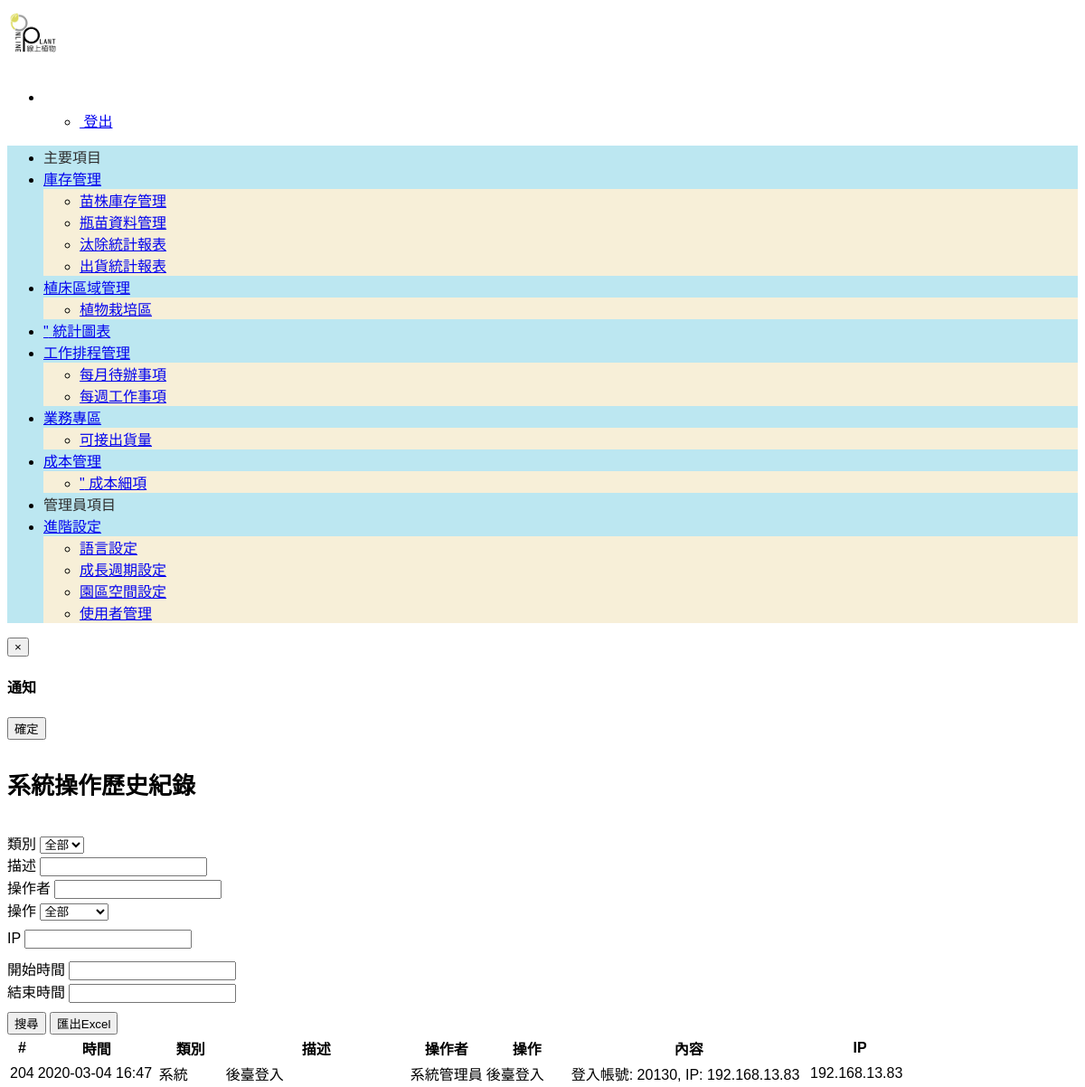
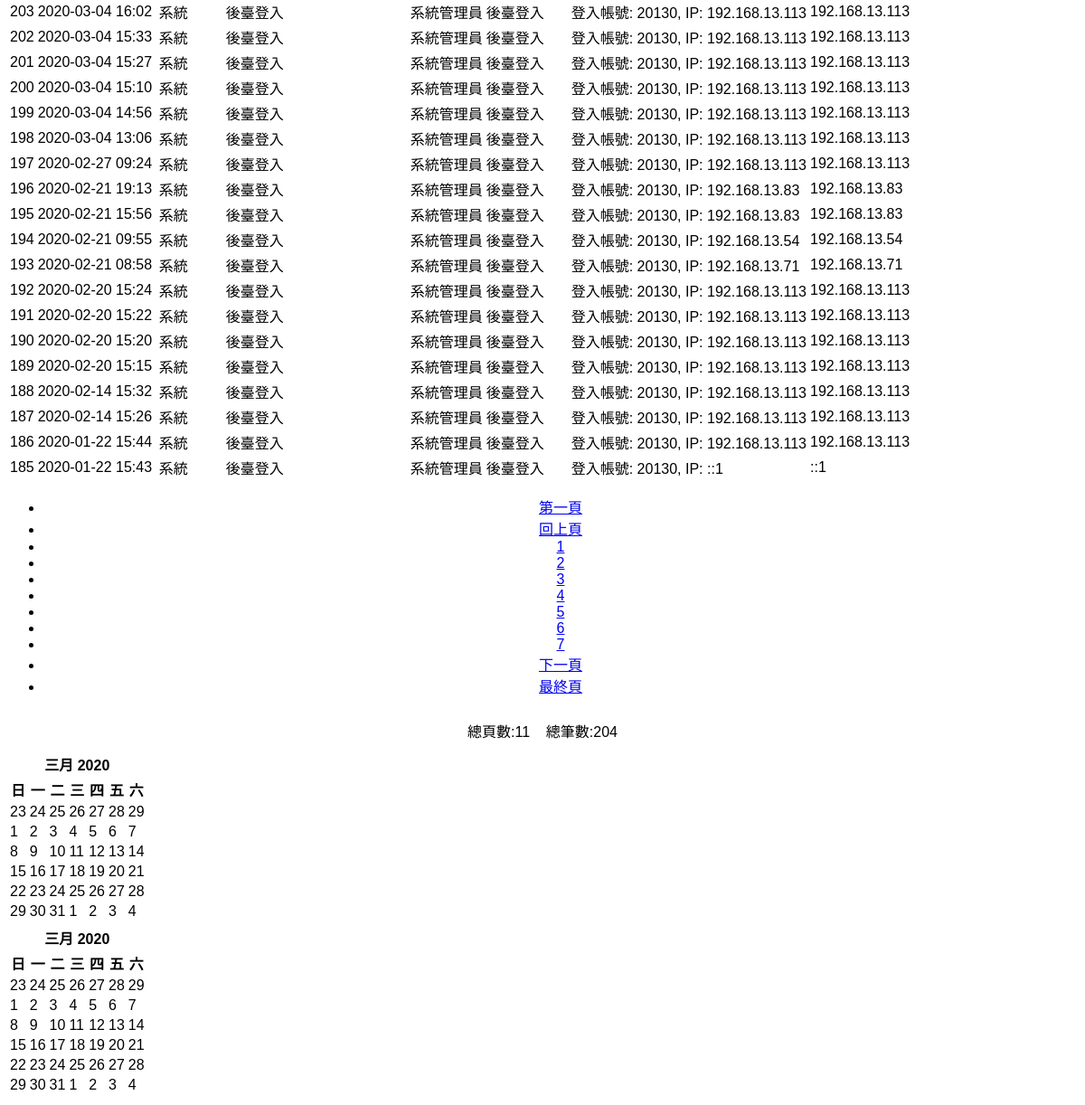
The page /admin/sys/sys_history.php (signed in) on the database its author committed (2 pictures, top to bottom).
### tables this page shows
CREATE TABLE `js_history` (
  `jshist_sn` int(10) UNSIGNED NOT NULL,
  `jshist_add_date` int(10) UNSIGNED NOT NULL DEFAULT '0',
  `jshist_sys_type` tinyint(3) UNSIGNED NOT NULL DEFAULT '0' COMMENT '0: sys, 1:device',
  `jshist_sys_type_desc` varchar(50) DEFAULT '',
  `jshist_user` int(10) UNSIGNED NOT NULL DEFAULT '0' COMMENT '0: sys, >0: user sn',
  `jshist_op_type` tinyint(3) UNSIGNED NOT NULL DEFAULT '0' COMMENT '0: otrers, 1:add, 2:update, 3:delete, 4:backend login',
  `jshist_op_desc` text,
  `jshist_ip` varchar(16) DEFAULT '',
  `jsft_sn` int(10) UNSIGNED NOT NULL DEFAULT '1' COMMENT 'js_foctory.jsft_sn'
);

CREATE TABLE `js_user` (
  `jsuser_sn` int(10) UNSIGNED NOT NULL,
  `jsuser_account` varchar(32) NOT NULL,
  `jsuser_password` varchar(32) NOT NULL,
  `jsuser_name` varchar(32) NOT NULL DEFAULT '' COMMENT '姓名',
  `jsuser_email` varchar(64) NOT NULL DEFAULT '',
  `jsuser_add_date` int(10) UNSIGNED NOT NULL DEFAULT '0',
  `jsuser_mod_date` int(10) UNSIGNED NOT NULL DEFAULT '0',
  `jsuser_status` tinyint(4) NOT NULL DEFAULT '1' COMMENT '-1 刪除 1: 啟用 2:關閉',
  `jsuser_admin_permit` tinyint(5) NOT NULL DEFAULT '4' COMMENT '0:系統管理員 1: 老闆 2:員工 3:業務 4:訪客',
  `jsuser_option` varchar(15) NOT NULL COMMENT '1:新增 2:汰除 3:修改 4:圖片上傳 5.出貨 6.移倉',
  `jsuser_update` int(10) UNSIGNED NOT NULL DEFAULT '0'
);

### _setting.php (called while the page is built, shortened)
<?php
function GetParam($pname, $default='') {
	if(isset($_GET[$pname]) || isset($_POST[$pname])) {
		$retstr= trim ((isset($_POST[$pname]))?@$_POST[$pname]:@$_GET[$pname]);
		if(inject_check($retstr)) {
			return '';
		} else {
			return $retstr;
		}
	} else {
		return $default;
	}
}
?>

### admin/sys/func.php (called while the page is built, shortened)
<?php
function getHistory($where='', $offset=30, $rows=0) {
	$ret_data = array();
	$conn = getDB();
	if(empty($where))
		$sql="select * from js_history a left join js_user b on a.jshist_user=b.jsuser_sn order by jshist_add_date desc, jshist_sn desc limit $offset, $rows";
	else
		$sql="select * from js_history a left join js_user b on a.jshist_user=b.jsuser_sn where 1=1 and ( $where ) order by jshist_add_date desc, jshist_sn desc limit $offset, $rows";
	$qresult = $conn->query($sql);
	if ($qresult->num_rows > 0) {
		while($row = $qresult->fetch_assoc()) {
			$ret_data[] = $row;
		}
	}
	return $ret_data;
}
?>

### admin/sys/sys_history.php (the view, shortened to what this page needs)
<?php
include_once("./func.php");
$sys_type_mapping = array(0=>'系統', 1=>'設備');
$op_type_mapping = array(0=>'其它', 1=>'新增', 2=>'修改', 3=>'刪除', 4=>'後臺登入');
$op=GetParam('op');
if(!empty($op)) {
	$ret_code = 1;
	$ret_msg = '';
	$ret_data = array();
	switch ($op) {
		case 'export_excel':
			set_time_limit(300);
			header("Content-Type:text/html; charset=utf-8");
			include_once(WT_PATH_ROOT.'/lib/PHPExcel_1.8.0/PHPExcel.php');
			include_once(WT_PATH_ROOT.'/lib/PHPExcel_1.8.0/PHPExcel/Writer/Excel2007.php');
			$inputfilename = WT_PATH_ROOT.'/admin/sys/history_report.xls';
			if(!file_exists($inputfilename)) exceptions("查無Excel巡檢表");
			$originalexcel = PHPExcel_IOFactory::load($inputfilename);
			$search_where = $_SESSION['query']['sys_history'];
			$record_list = getHistory($search_where, 0, 100000000);
			$add_date = date('Y/m/d H:i:s');
			$sheetname = '系統操作歷史紀錄';
			$sheet = $originalexcel->getSheetByName($sheetname);
			$sheet->setCellValue('A1', "系統操作歷史紀錄");
			$sheet->setCellValue('A2', "製表時間：{$add_date}");
			foreach ($record_list as $i=>$v) {
				$row = $i+4;
				$sheet->setCellValue('A'.$row, $v['jshist_sn']);
				$sheet->setCellValue('B'.$row, date('Y-m-d H:i', $v['jshist_add_date']));
				$sheet->setCellValue('C'.$row, $sys_type_mapping[$v['jshist_sys_type']]);
				$sheet->setCellValue('D'.$row, $v['jshist_sys_type_desc']);
				$sheet->setCellValue('E'.$row, $v['jsuser_name']);
				$sheet->setCellValue('F'.$row, $op_type_mapping[$v['jshist_op_type']]);
				$sheet->setCellValue('G'.$row, $v['jshist_op_desc']);
				$sheet->setCellValue('H'.$row, $v['jshist_ip']);
			}
			$sheet->setTitle('系統操作歷史紀錄');
			$excelextend = substr($inputfilename, strpos($inputfilename, "."));
			$filename="history_".date("YmdHis");
			header('Content-Type: application/vnd.openxmlformats-officedocument.spreadsheetml.sheet');
			header("Content-Disposition: attachment;filename=".$filename.$excelextend);
			header('Cache-Control: max-age=0');
			if($excelextend == "xlsx")
				$objWriter = PHPExcel_IOFactory::createWriter($originalexcel, 'Excel2007');
			else
				$objWriter = PHPExcel_IOFactory::createWriter($originalexcel, 'Excel5');
			$objWriter->save('php://output');
			exit;
			break;
		default:
			$ret_msg = 'error!';
			break;
	}
	echo enclode_ret_data($ret_code, $ret_msg, $ret_data);
	exit;
} else {
	if(($jshist_sys_type_desc = GetParam('jshist_sys_type_desc'))) {
		$search_where[] = "jshist_sys_type_desc like '%{$jshist_sys_type_desc}%'";
		$search_query_string['jshist_sys_type_desc'] = $jshist_sys_type_desc;
	}
	if(($jshist_user = GetParam('jshist_user'))) {
		$search_where[] = "b.jsuser_name like '%{$jshist_user}%'";
		$search_query_string['jshist_user'] = $jshist_user;
	}
	if(($jshist_ip = GetParam('jshist_ip'))) {
		$search_where[] = "a.jshist_ip like '%{$jshist_ip}%'";
		$search_query_string['jshist_ip'] = $jshist_ip;
	}
	if(($start = GetParam('start'))) {
		$start_c = str2time($start);
		$search_where[] = "jshist_add_date>={$start_c}";
	}
	if(($end = GetParam('end'))) {
		$end_c = str2time($end);
		$search_where[] = "jshist_add_date<={$end_c}";
	}
	$search_where = isset($search_where) ? implode(' and ', $search_where) : '';
	$pg_page = GetParam('pg_page', 1);
	$pg_rows = 20;
	$pg_offset = $pg_rows * ($pg_page - 1);
	$history_list = getHistory($search_where, $pg_offset, $pg_rows);
}
?>
<!DOCTYPE html>
<html lang="en">
    <head>
    	<?php include('./../htmlModule/head.php');?>
		<link rel="stylesheet" href="./../../lib/bootstrap-datetimepicker/bootstrap-datetimepicker.min.css">
    </head>
    <body>
    	<?php include('./../htmlModule/nav.php');?>
		<div class="container-fluid">
			<div class="row">
				<div class="col-md-12">
					<h3 class="text-center wt-block-title">系統操作歷史紀錄</h3>
    				<div id="search" style="clear:both;">
					    <form autocomplete="off" method="get" action="./sys_history.php" id="search_form" class="form-inline alert alert-info" role="form">
					    	<div class="row">
							    <div class="col-md-12">
								    <div class="form-group">
								        <label for="searchInput1">類別</label>
								        <select class="form-control" id="searchInput11" name="jshist_sys_type">
								            <option selected="selected" value="-1">全部</option>
								        </select>
								    </div>
								    <div class="form-group">
								        <label for="searchInput2">描述</label>
								        <input type="text" class="form-control" id="searchInput2" name="jshist_sys_type_desc" value="<?php echo $jshist_sys_type_desc;?>" placeholder="">
								    </div>
								    <div class="form-group">
								        <label for="searchInput3">操作者</label>
								        <input type="text" class="form-control" id="searchInput3" name="jshist_user" value="<?php echo $jshist_user;?>" placeholder="">
								    </div>
								    <div class="form-group">
								        <label for="searchInput4">操作</label>
								        <select class="form-control" id="searchInput4" name="jshist_op_type">
								            <option selected="selected" value="-1">全部</option>
								        </select>
								    </div>
								</div>
							    <div class="col-md-12" style="margin-top: 10px;">
								    <div class="form-group">
								        <label for="searchInput3">IP</label>
								        <input type="text" class="form-control" id="searchInput3" name="jshist_ip" value="<?php echo $jshist_ip;?>" placeholder="">
								    </div>
								</div>
							    <div class="col-md-12" style="margin-top: 10px;">
								    <div class="form-group">
								        <label for="datetimepicker1">開始時間</label>
								        <input type="text" class="form-control" id="datetimepicker1" name="start" value="<?php echo $start;?>" placeholder="">
								    </div>
								    <div class="form-group">
								        <label for="datetimepicker2">結束時間</label>
								        <input type="text" class="form-control" id="datetimepicker2" name="end" value="<?php echo $end;?>" placeholder="">
								    </div>
								</div>
							    <div class="col-md-12" style="margin-top: 10px;">
								    <button type="submit" class="btn btn-info" op="search">搜尋</button>
							    	<button class="btn btn-info" id="export_excel_btn">匯出Excel</button>
								</div>
						</form>
					</div>
					<table class="table table-striped table-hover table-condensed tablesorter">
						<thead>
							<tr>
								<th width="10px">#</th>
								<th width="130px">時間</th>
								<th width="70px">類別</th>
								<th width="200px">描述</th>
								<th width="80px">操作者</th>
								<th width="90px">操作</th>
								<th>內容</th>
								<th width="100px">IP</th>
							</tr>
						</thead>
						<tbody>
							<?php
								foreach ($history_list as $row) {
									echo '<tr>';
									echo '<td>'.$row['jshist_sn'].'</td>';
									echo '<td>'.date('Y-m-d H:i', $row['jshist_add_date']).'</td>';
									echo '<td>'.$sys_type_mapping[$row['jshist_sys_type']].'</td>';
									echo '<td>'.$row['jshist_sys_type_desc'].'</td>';
									echo '<td>'.$row['jsuser_name'].'</td>';
									echo '<td>'.$op_type_mapping[$row['jshist_op_type']].'</td>';
									echo '<td>'.$row['jshist_op_desc'].'</td>';
									echo '<td>'.$row['jshist_ip'].'</td>';
									echo '</td></tr>';
								}
							?>
						</tbody>
					</table>
    				<?php include('./../htmlModule/page.php');?>
				</div>
			</div>
		</div>
    </body>
</html>

### rows shown on the page
js_history: jshist_sn "204", jshist_add_date "2020-03-04 16:47", jshist_sys_type "系統", jshist_sys_type_desc "後臺登入", js_user.jsuser_name "系統管理員", jshist_op_type "後臺登入", jshist_op_desc "登入帳號: 20130, IP: 192.168.13.83", jshist_ip "192.168.13.83"
js_history: jshist_sn "203", jshist_add_date "2020-03-04 16:02", jshist_sys_type "系統", jshist_sys_type_desc "後臺登入", js_user.jsuser_name "系統管理員", jshist_op_type "後臺登入", jshist_op_desc "登入帳號: 20130, IP: 192.168.13.113", jshist_ip "192.168.13.113"
js_history: jshist_sn "202", jshist_add_date "2020-03-04 15:33", jshist_sys_type "系統", jshist_sys_type_desc "後臺登入", js_user.jsuser_name "系統管理員", jshist_op_type "後臺登入", jshist_op_desc "登入帳號: 20130, IP: 192.168.13.113", jshist_ip "192.168.13.113"
js_history: jshist_sn "201", jshist_add_date "2020-03-04 15:27", jshist_sys_type "系統", jshist_sys_type_desc "後臺登入", js_user.jsuser_name "系統管理員", jshist_op_type "後臺登入", jshist_op_desc "登入帳號: 20130, IP: 192.168.13.113", jshist_ip "192.168.13.113"
js_history: jshist_sn "200", jshist_add_date "2020-03-04 15:10", jshist_sys_type "系統", jshist_sys_type_desc "後臺登入", js_user.jsuser_name "系統管理員", jshist_op_type "後臺登入", jshist_op_desc "登入帳號: 20130, IP: 192.168.13.113", jshist_ip "192.168.13.113"
js_history: jshist_sn "199", jshist_add_date "2020-03-04 14:56", jshist_sys_type "系統", jshist_sys_type_desc "後臺登入", js_user.jsuser_name "系統管理員", jshist_op_type "後臺登入", jshist_op_desc "登入帳號: 20130, IP: 192.168.13.113", jshist_ip "192.168.13.113"
js_history: jshist_sn "198", jshist_add_date "2020-03-04 13:06", jshist_sys_type "系統", jshist_sys_type_desc "後臺登入", js_user.jsuser_name "系統管理員", jshist_op_type "後臺登入", jshist_op_desc "登入帳號: 20130, IP: 192.168.13.113", jshist_ip "192.168.13.113"
js_history: jshist_sn "197", jshist_add_date "2020-02-27 09:24", jshist_sys_type "系統", jshist_sys_type_desc "後臺登入", js_user.jsuser_name "系統管理員", jshist_op_type "後臺登入", jshist_op_desc "登入帳號: 20130, IP: 192.168.13.113", jshist_ip "192.168.13.113"
js_history: jshist_sn "196", jshist_add_date "2020-02-21 19:13", jshist_sys_type "系統", jshist_sys_type_desc "後臺登入", js_user.jsuser_name "系統管理員", jshist_op_type "後臺登入", jshist_op_desc "登入帳號: 20130, IP: 192.168.13.83", jshist_ip "192.168.13.83"
js_history: jshist_sn "195", jshist_add_date "2020-02-21 15:56", jshist_sys_type "系統", jshist_sys_type_desc "後臺登入", js_user.jsuser_name "系統管理員", jshist_op_type "後臺登入", jshist_op_desc "登入帳號: 20130, IP: 192.168.13.83", jshist_ip "192.168.13.83"
js_history: jshist_sn "194", jshist_add_date "2020-02-21 09:55", jshist_sys_type "系統", jshist_sys_type_desc "後臺登入", js_user.jsuser_name "系統管理員", jshist_op_type "後臺登入", jshist_op_desc "登入帳號: 20130, IP: 192.168.13.54", jshist_ip "192.168.13.54"
js_history: jshist_sn "193", jshist_add_date "2020-02-21 08:58", jshist_sys_type "系統", jshist_sys_type_desc "後臺登入", js_user.jsuser_name "系統管理員", jshist_op_type "後臺登入", jshist_op_desc "登入帳號: 20130, IP: 192.168.13.71", jshist_ip "192.168.13.71"
js_history: jshist_sn "192", jshist_add_date "2020-02-20 15:24", jshist_sys_type "系統", jshist_sys_type_desc "後臺登入", js_user.jsuser_name "系統管理員", jshist_op_type "後臺登入", jshist_op_desc "登入帳號: 20130, IP: 192.168.13.113", jshist_ip "192.168.13.113"
js_history: jshist_sn "191", jshist_add_date "2020-02-20 15:22", jshist_sys_type "系統", jshist_sys_type_desc "後臺登入", js_user.jsuser_name "系統管理員", jshist_op_type "後臺登入", jshist_op_desc "登入帳號: 20130, IP: 192.168.13.113", jshist_ip "192.168.13.113"
js_history: jshist_sn "190", jshist_add_date "2020-02-20 15:20", jshist_sys_type "系統", jshist_sys_type_desc "後臺登入", js_user.jsuser_name "系統管理員", jshist_op_type "後臺登入", jshist_op_desc "登入帳號: 20130, IP: 192.168.13.113", jshist_ip "192.168.13.113"
js_history: jshist_sn "189", jshist_add_date "2020-02-20 15:15", jshist_sys_type "系統", jshist_sys_type_desc "後臺登入", js_user.jsuser_name "系統管理員", jshist_op_type "後臺登入", jshist_op_desc "登入帳號: 20130, IP: 192.168.13.113", jshist_ip "192.168.13.113"
js_history: jshist_sn "188", jshist_add_date "2020-02-14 15:32", jshist_sys_type "系統", jshist_sys_type_desc "後臺登入", js_user.jsuser_name "系統管理員", jshist_op_type "後臺登入", jshist_op_desc "登入帳號: 20130, IP: 192.168.13.113", jshist_ip "192.168.13.113"
js_history: jshist_sn "187", jshist_add_date "2020-02-14 15:26", jshist_sys_type "系統", jshist_sys_type_desc "後臺登入", js_user.jsuser_name "系統管理員", jshist_op_type "後臺登入", jshist_op_desc "登入帳號: 20130, IP: 192.168.13.113", jshist_ip "192.168.13.113"
js_history: jshist_sn "186", jshist_add_date "2020-01-22 15:44", jshist_sys_type "系統", jshist_sys_type_desc "後臺登入", js_user.jsuser_name "系統管理員", jshist_op_type "後臺登入", jshist_op_desc "登入帳號: 20130, IP: 192.168.13.113", jshist_ip "192.168.13.113"
js_history: jshist_sn "185", jshist_add_date "2020-01-22 15:43", jshist_sys_type "系統", jshist_sys_type_desc "後臺登入", js_user.jsuser_name "系統管理員", jshist_op_type "後臺登入", jshist_op_desc "登入帳號: 20130, IP: ::1", jshist_ip "::1"

### other values the page prints
$pg_pages "11"
$pg_total "204"
